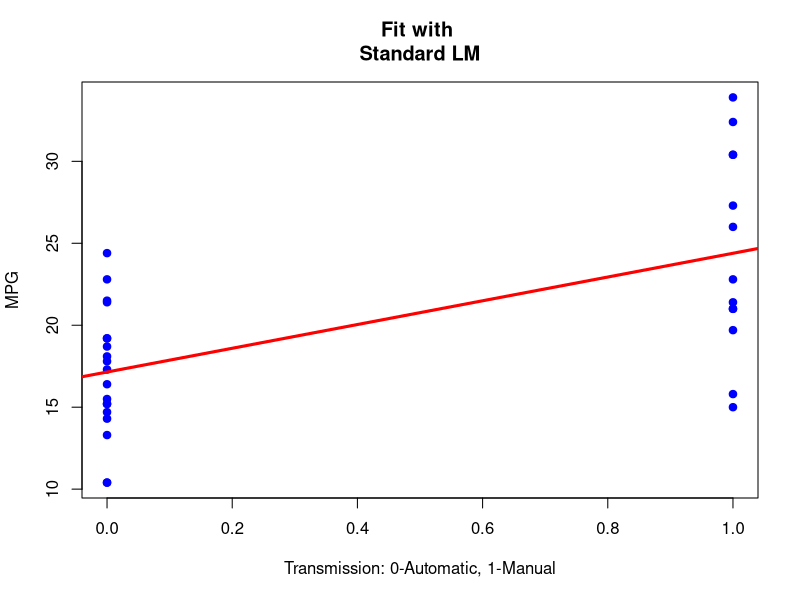
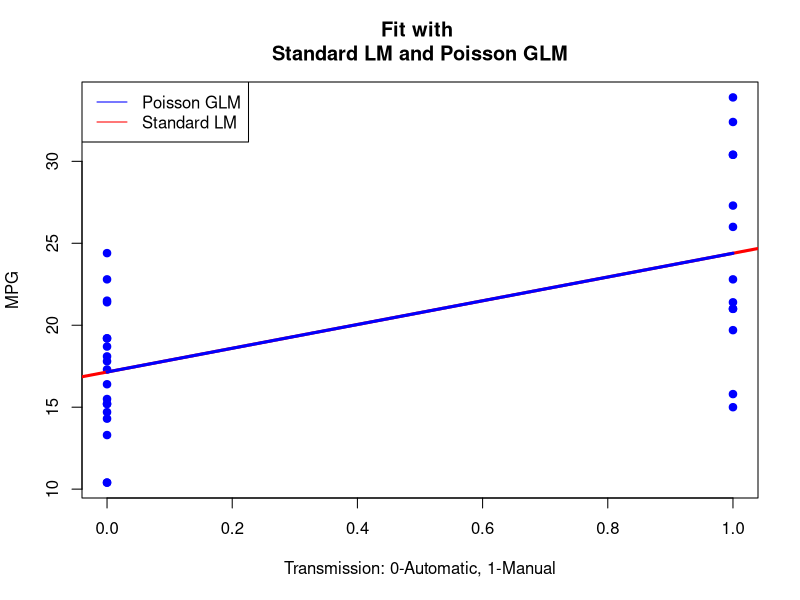
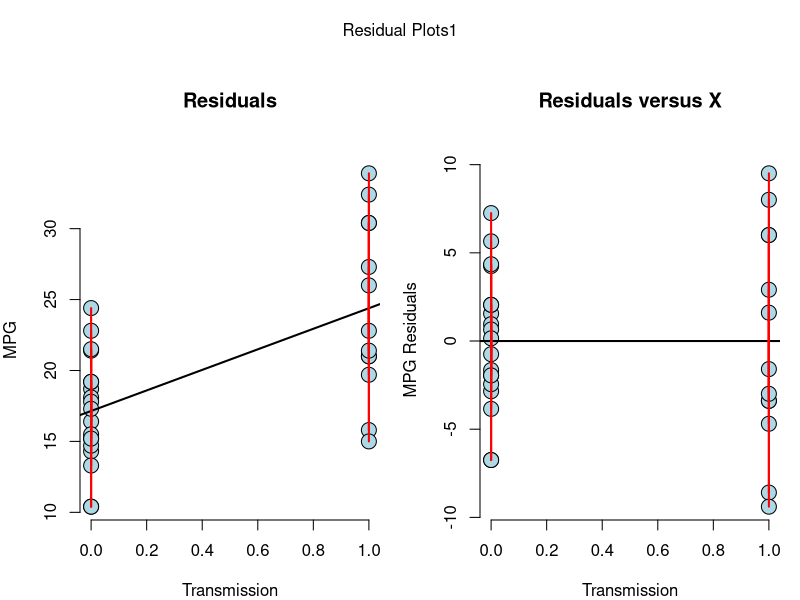

Here is the R script that generated these plots, in order:
## ---- chunk 1
library(datasets)
data("mtcars")
## ---- chunk 2
str(mtcars)
head(mtcars)
## ---- chunk 3
CR <- lm(mpg ~ am, data = mtcars)
summary(CR)
## ---- chunk 4
plot(mtcars$am,mtcars$mpg,pch=19,col="blue",xlab="Transmission: 0-Automatic, 1-Manual", ylab="MPG", main = "Fit with \
Standard LM")
abline(CR, col = "red", lwd = 3)
## ---- chunk 5
plot(mtcars$am,mtcars$mpg,pch=19,col="blue",xlab="Transmission: 0-Automatic, 1-Manual", ylab="MPG", main = "Fit with \
Standard LM and Poisson GLM")
glm1 = glm(mtcars$mpg ~ mtcars$am,family="poisson")
abline(CR,col="red",lwd=3); lines(mtcars$am,glm1$fitted,col="blue",lwd=3)
legend("topleft", lty = 1, col = c("blue", "red"), legend = c("Poisson GLM", "Standard LM"))
## ---- chunk 6
n <- length(mtcars$mpg)
e <- resid(CR)
yhat <- predict(CR)
max(abs(e -(mtcars$mpg - yhat)))
max(abs(e - (mtcars$mpg  - coef(CR)[1] - coef(CR)[2] * mtcars$am)))
## ---- chunk 7
par(mfrow = c(1,2), mar = c(4,4,6,1), oma = c(0,0,2,0))
plot(mtcars$am, mtcars$mpg,  
     xlab = "Transmission", 
     ylab = "MPG", 
     bg = "lightblue", 
     col = "black", cex = 2, pch = 21,frame = FALSE,
     main = "Residuals")
abline(CR, lwd = 2)
for (i in 1 : n) 
  lines(c(mtcars$am[i], mtcars$am[i]), c(mtcars$mpg [i], yhat[i]), col = "red" , lwd = 2)
 
plot(mtcars$am, e,  
     xlab = "Transmission", 
     ylab = "MPG Residuals", 
     bg = "lightblue", 
     col = "black", cex = 2, pch = 21,frame = FALSE,
     main = "Residuals versus X")
abline(h = 0, lwd = 2)
for (i in 1 : n) 
  lines(c(mtcars$am[i], mtcars$am[i]), c(e[i], 0), col = "red" , lwd = 2)
mtext("Residual Plots1", outer = TRUE)
## ---- chunk 8
confint(CR)
confint(glm1)
